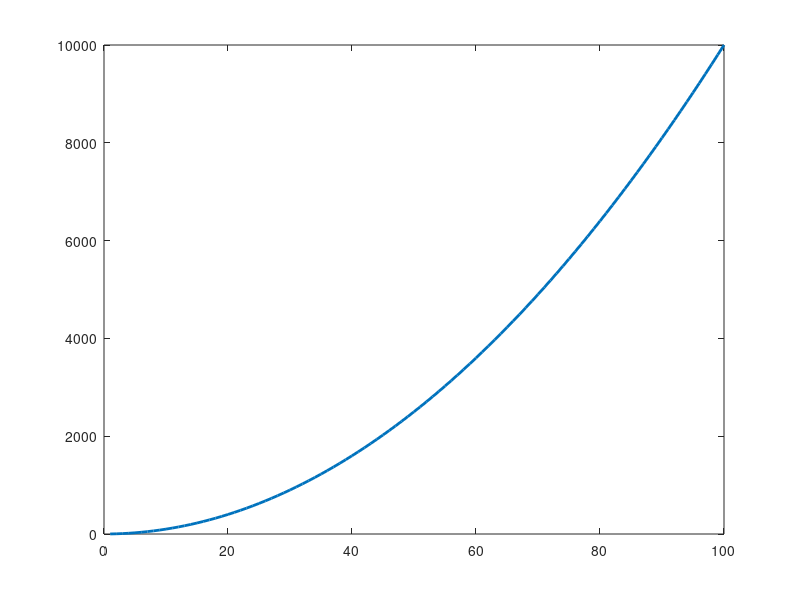

Write the MATLAB code that produced this figure. (Note: this script raises an error after producing the figure.)
%% |vline| documentation
% vline creates vertical lines on a plot. 
% 
% See also <hline_documentation.html |hline|> and <vfill_documentation.html |vfill|>.
% 
% <CDT_Contents.html Back to Climate Data Tools Contents> 
%% Syntax 
% 
%  vline(y) 
%  vline(y,LineSpec) 
%  vline(...,'Name',Value,...)
%  h = vline(...)
% 
%% Description
% 
% |vline(y)| plots vertical lines at the locations |y|. 
%
% |vline(y,LineSpec)| sets the line style, marker symbol, and color.
% 
% |vline(...,'Name',Value,...)| specifies line properties using one or more 
% Name,Value pair arguments. For a list of properties, see Line Properties. 
% Use this option with any of the input argument combinations in the previous 
% syntaxes.
% 
% |h = vline(...)| returns a handle |h| of the plotted lines. 
% 
%% Examples 
% Starting with this plot: 

plot((1:100).^2,'linewidth',2)

%% 
% Add a vertical line at y=5: 

vline(20)

%% 
% Make it a black line instead: 

vline(20,'k')

% Optional: Label the line: 
text(20,10000,' <- this is a black line',...
   'vert','top') % pin text to top left corner

%% 
% Plot thick dotted pink lines at y = 60, 70, 80, and 90. To specify pink you
% can either enter the RGB values |[1 0.51 0.75]| or you can use the
% <rgb_documentation.html |rgb|> function: 

vline(60:10:90,':','color',rgb('pink'),'linewidth',2)

text(60,0,'pink lines -> ',...
   'color',rgb('pink'),...
   'horiz','right',... % pins text to the right sid
   'vert','bottom')       % pins text to bottom

%% Author Info
% This function is part of the <http://www.github.com/chadagreene/CDT Climate Data Toolbox for Matlab>.
% The function and supporting documentation were written by Chad A. Greene
% of the University of Texas at Austin. 